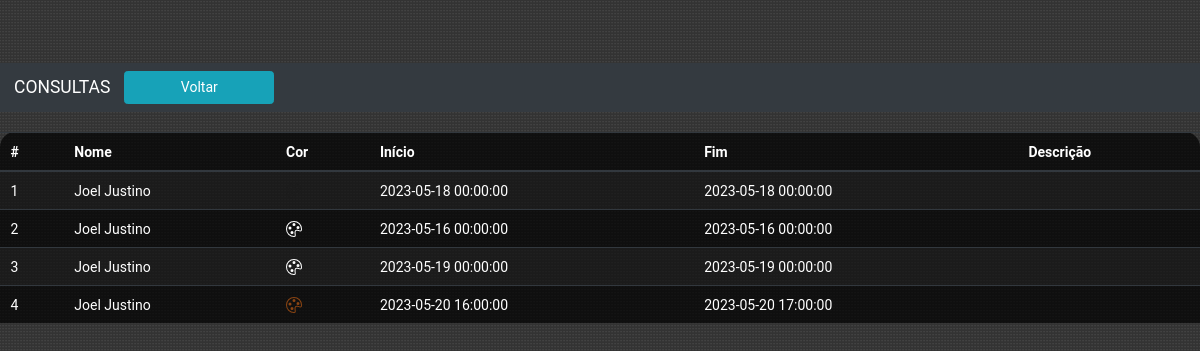
Page /php/editar_dados/consultas.php?nome=Joel Justino on the committed database.
### tables this page shows
CREATE TABLE `events` (
  `id` int(11) NOT NULL,
  `title` varchar(220) NOT NULL,
  `color` varchar(10) NOT NULL,
  `start` datetime NOT NULL,
  `end` datetime NOT NULL
);

### php/editar_dados/consultas.php (the view, shortened to what this page needs)
<?php
	include_once('conexao.php');
	$nome = filter_input(INPUT_GET, 'nome');
	$sql = "SELECT * FROM events WHERE title = '$nome' ORDER BY id ASC";
	$result = $conn->query($sql);
?>
<html>
	<head>
		<?php include "./header.php"; ?>
	</head>
	<body>
		<nav class="navbar navbar-expand-lg navbar-dark bg-dark">
			<a class="navbar-brand" href="#">CONSULTAS</a>
			<div class="collapse navbar-collapse" id="navbarSupportedContent">
				<ul class="navbar-nav mr-auto">
					<li class="nav-item active">
							<button type="button" class="btn btn-info" style='width:150px;'><a href="index.php" style="text-decoration:none; color:white;">Voltar</a></button>
					</li>
				</ul>
			</div>
		</nav>
		<div id="tabela-dados">
			<table class="table table-striped table-dark table-bg">
			<thead>
				<tr>
				<th scope="col">#</th>
				<th scope="col">Nome</th>
				<th scope="col">Cor</th>
				<th scope="col">Início</th>
				<th scope="col">Fim</th>
				<th scope="col">Descrição</th>
				</tr>
			</thead>
			<tbody>
				<?php
					$contador = 0;
					while($user_data = mysqli_fetch_assoc($result)){
						$contador++;
						echo "<tr>";
						echo "<td>".$contador."</td>";
						echo "<td>".$user_data['title']."</td>";
						echo
						"<td>
							<svg xmlns='http://www.w3.org/2000/svg' width='16' height='16' fill='currentColor' class='bi bi-palette' viewBox='0 0 16 16' color='$user_data[color]'>
								<path d='M8 5a1.5 1.5 0 1 0 0-3 1.5 1.5 0 0 0 0 3zm4 3a1.5 1.5 0 1 0 0-3 1.5 1.5 0 0 0 0 3zM5.5 7a1.5 1.5 0 1 1-3 0 1.5 1.5 0 0 1 3 0zm.5 6a1.5 1.5 0 1 0 0-3 1.5 1.5 0 0 0 0 3z'/>
								<path d='M16 8c0 3.15-1.866 2.585-3.567 2.07C11.42 9.763 10.465 9.473 10 10c-.603.683-.475 1.819-.351 2.92C9.826 14.495 9.996 16 8 16a8 8 0 1 1 8-8zm-8 7c.611 0 .654-.171.655-.176.078-.146.124-.464.07-1.119-.014-.168-.037-.37-.061-.591-.052-.464-.112-1.005-.118-1.462-.01-.707.083-1.61.704-2.314.369-.417.845-.578 1.272-.618.404-.038.812.026 1.16.104.343.077.702.186 1.025.284l.028.008c.346.105.658.199.953.266.653.148.904.083.991.024C14.717 9.38 15 9.161 15 8a7 7 0 1 0-7 7z'/>
							</svg>
						</td>";
						echo "<td>".$user_data['start']."</td>";
						echo "<td>".$user_data['end']."</td>";
						echo "<td>".$user_data['url']."</td>";
						echo "</tr>";
					}
				?>
			</table>
		</div>
	</body>
</html>

### css/style.css (style rules this page uses)
* { font-family: 'Roboto', sans-serif; font-size: 14px; margin: 0; padding: 0; }
html { height: 100%; }
body { min-height: 100vh ; display: flex; flex-direction: column; background-image: url("../images/pattern.png"),url('../images/img-3.png'); background-position: 48% 61%; }
#tabela-dados { margin-top: 20px; }

### php/editar_dados/header.php (style rules this page uses)
body { background-image: url("../../images/pattern.png"); }

### php/editar_dados/consultas.php (style rules this page uses)
.table-bg { background: rgba(0,0,0,0.7); border-radius: 15px 15px 0 0; }

### rows in the picture
events: title "Joel Justino", start "2023-05-18 00:00:00", end "2023-05-18 00:00:00"
events: title "Joel Justino", start "2023-05-16 00:00:00", end "2023-05-16 00:00:00"
events: title "Joel Justino", start "2023-05-19 00:00:00", end "2023-05-19 00:00:00"
events: title "Joel Justino", start "2023-05-20 16:00:00", end "2023-05-20 17:00:00"
